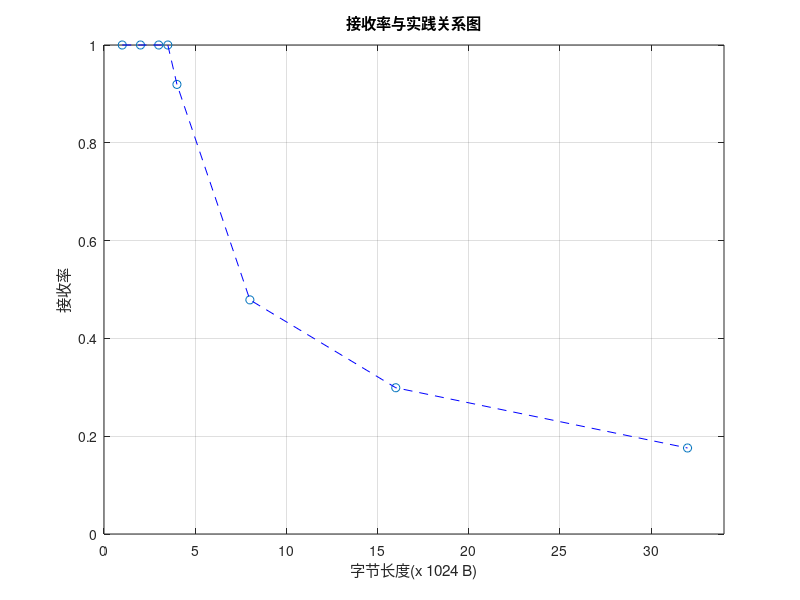

Recreate this plot in MATLAB.

x = [1,2,3,3.5,4,8,16,32]
rate = [1,1,1,1,0.9194,0.4788,0.2991,0.1759]
time = [3.2807,1.6438,1.1154,1.0882,0.9334,0.4837,0.2941,0.1754]
c = [3.4279,1.6933,1.1504,1.1145,1.0336,1.0195,1.0054,1.0073]

figure(1)

plot(x,rate,'o');

hold on;

plot(x,rate,'b--');

xlabel('字节长度(x 1024 B)');
ylabel('接收率');
title('接收率与实践关系图');

axis([0,34,0,1]);

grid on;
print(1,'-djpeg','./rate.jpeg');
